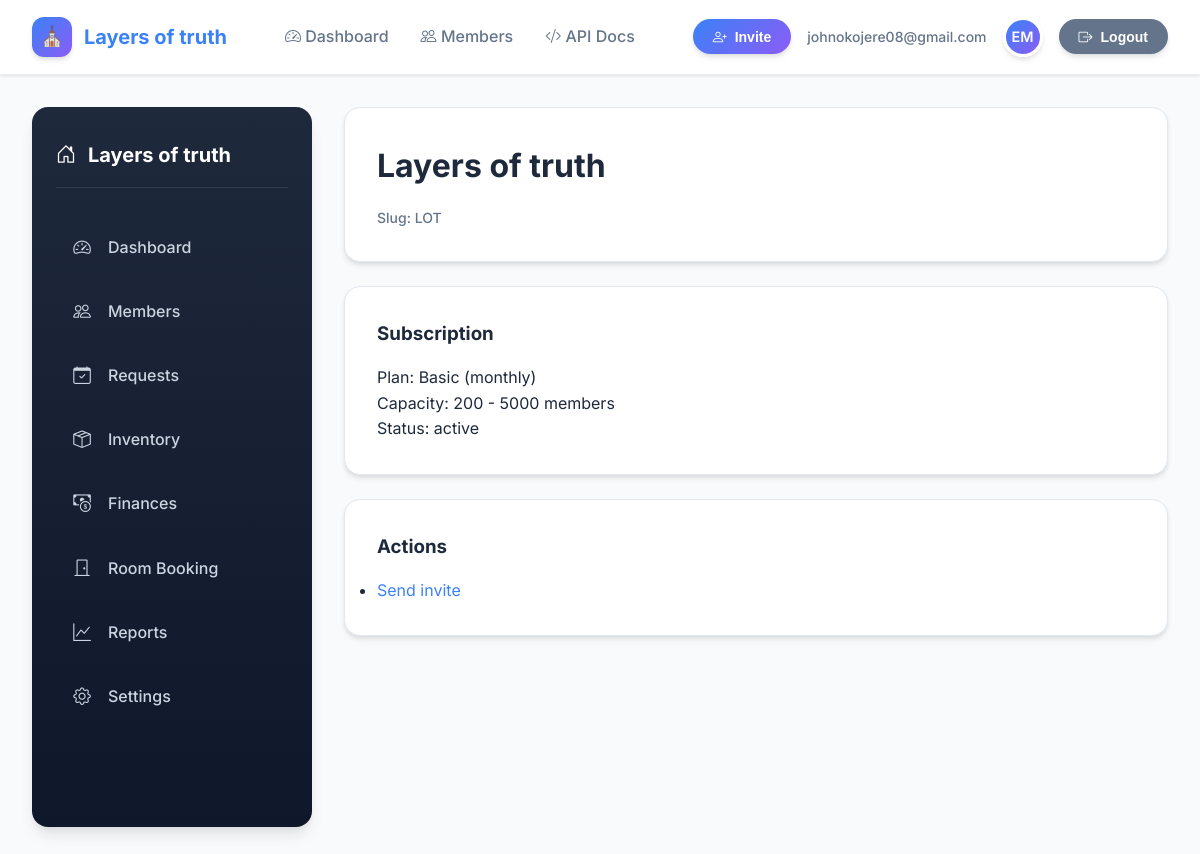
Page /church/LOT/ (signed in) on the committed database.
### accounts/models.py (models this page shows, shortened)
class User(AbstractUser):
    username = None
    uid = models.UUIDField(primary_key=True, default=uuid.uuid4, editable=False)
    email = models.EmailField(_("Email Address"), unique=True, db_index=True)
    USERNAME_FIELD = "email"
    EMAIL_FIELD = "email"
    REQUIRED_FIELDS = []
    organization = models.ForeignKey(
        Organization, on_delete=models.CASCADE, null=True, blank=True
    )
    created_at = models.DateTimeField(auto_now_add=True)
    updated_at = models.DateTimeField(auto_now=True)
    is_owner = models.BooleanField(default=False)
    is_admin = models.BooleanField(default=False)
    is_pastor = models.BooleanField(default=False)
    is_hod = models.BooleanField(default=False)
    is_worker = models.BooleanField(default=False)
    is_volunteer = models.BooleanField(default=False)
    objects = UserManager()

### church/models.py (models this page shows, shortened)
class Organization(models.Model):
    id = models.UUIDField(primary_key=True, default=uuid.uuid4, editable=False)
    name = models.CharField(max_length=255)
    slug = models.SlugField(unique=True)
    created_at = models.DateTimeField(auto_now_add=True)
    created_by = models.ForeignKey(
        settings.AUTH_USER_MODEL,
        null=True,
        blank=True,
        on_delete=models.SET_NULL,
        related_name="organizations_created",
    )
    class Meta:
        ordering = ["name"]

class OrganizationSubscription(models.Model):
    STATUS_CHOICES = (
        ("trialing", "Trialing"),
        ("active", "Active"),
        ("past_due", "Past due"),
        ("canceled", "Canceled"),
    )
    id = models.UUIDField(primary_key=True, default=uuid.uuid4, editable=False)
    organization = models.OneToOneField(
        Organization, related_name="subscription", on_delete=models.CASCADE
    )
    plan = models.ForeignKey(
        SubscriptionPlan,
        related_name="subscriptions",
        on_delete=models.PROTECT,
    )
    price_override = models.DecimalField(
        max_digits=10, decimal_places=2, null=True, blank=True
    )
    status = models.CharField(max_length=20, choices=STATUS_CHOICES, default="active")
    started_at = models.DateTimeField(auto_now_add=True)
    ends_at = models.DateTimeField(null=True, blank=True)
    created_at = models.DateTimeField(auto_now_add=True)
    updated_at = models.DateTimeField(auto_now=True)
    class Meta:
        ordering = ["-created_at"]

class SubscriptionPlan(models.Model):
    BILLING_CHOICES = (
        ("monthly", "Monthly"),
        ("yearly", "Yearly"),
    )
    id = models.UUIDField(primary_key=True, default=uuid.uuid4, editable=False)
    name = models.CharField(max_length=255)
    slug = models.SlugField(unique=True)
    description = models.TextField(blank=True)
    billing_period = models.CharField(max_length=20, choices=BILLING_CHOICES, default="monthly")
    base_price = models.DecimalField(max_digits=10, decimal_places=2, default=0)
    price_per_user = models.DecimalField(max_digits=10, decimal_places=2, default=0)
    included_users = models.PositiveIntegerField(default=0)
    capacity_min = models.PositiveIntegerField(default=0)
    capacity_max = models.PositiveIntegerField(null=True, blank=True)
    is_active = models.BooleanField(default=True)
    created_at = models.DateTimeField(auto_now_add=True)
    updated_at = models.DateTimeField(auto_now=True)
    class Meta:
        ordering = ["name"]

### church/views.py (the view, shortened to what this page needs)
# urls.py: path("<slug:slug>/", views.organization_detail_view, name="organization_detail"),
@login_required
@require_http_methods(["GET"])
def organization_detail_view(request, slug):
    org = get_object_or_404(Organization, slug=slug)
    if not user_can_view_org(request.user, org):
        return HttpResponseForbidden("You do not have access to this organization.")
    subscription = getattr(org, "subscription", None)
    return render(
        request,
        "organization_detail.html",
        {
            "organization": org,
            "subscription": subscription,
        },
    )

### church/views.py (called while the page is built)
def user_can_view_org(user, organization: Organization) -> bool:
    if not user.is_authenticated:
        return False
    if user.is_superuser or user.is_staff:
        return True
    return user.organization_id == organization.id

### templates/organization_detail.html (shortened to what this page needs)
{% extends "base.html" %}
{% block content %}
<div class="card">
    <h1>{{ organization.name }}</h1>
    <p class="muted">Slug: {{ organization.slug }}</p>
</div>
<div class="card">
    <h3>Subscription</h3>
    {% if subscription %}
        <p>Plan: {{ subscription.plan.name }} ({{ subscription.plan.billing_period }})</p>
        <p>
            Capacity:
            {% if subscription.plan.capacity_max %}
                {{ subscription.plan.capacity_min }} - {{ subscription.plan.capacity_max }} members
            {% else %}
                {{ subscription.plan.capacity_min }}+ members
            {% endif %}
        </p>
        <p>Status: {{ subscription.status }}</p>
    {% else %}
        <p class="muted">No subscription yet.</p>
    {% endif %}
</div>
<div class="card">
    <h3>Actions</h3>
    <ul class="list">
        <li><a href="{% url 'send_invite' organization.id %}">Send invite</a></li>
    </ul>
</div>
{% endblock %}

### templates/base.html (shortened to what this page needs)
<!DOCTYPE html>
<html lang="en">
<head>
    <link href="https://cdn.jsdelivr.net/npm/bootstrap-icons@1.10.5/font/bootstrap-icons.css" rel="stylesheet">
</head>
<body>
    <header>
        <div class="topbar">
            <div class="brand">
                <span class="brand-icon">⛪</span>
                {% if request.user.is_authenticated and request.user.organization %}
                    <a class="nav-brand" href="{% url 'dashboard' %}">{{ request.user.organization.name }}</a>
                {% else %}
                    <a class="nav-brand" href="{% url 'dashboard' %}">Sanctuary</a>
                {% endif %}
            </div>
            <div class="nav-links">
                <a class="{% if request.resolver_match.url_name == 'dashboard' %}active{% endif %}"
                   href="{% url 'dashboard' %}">
                    <i class="bi bi-speedometer2"></i> Dashboard
                </a>
                {% if request.user.is_authenticated and request.user.organization %}
                    <a class="{% if 'member_' in request.resolver_match.url_name or request.resolver_match.url_name == 'member_list' %}active{% endif %}"
                       href="{% url 'member_list' %}">
                        <i class="bi bi-people"></i> Members
                    </a>
                {% else %}
                    <a href="{% url 'organizations_list' %}">
                        <i class="bi bi-building"></i> Churches
                    </a>
                {% endif %}
                <a class="{% if request.resolver_match.url_name == 'api_docs' %}active{% endif %}"
                   href="{% url 'api_docs' %}">
                    <i class="bi bi-code-slash"></i> API Docs
                </a>
            </div>
            <div class="user-area">
                {% if request.user.is_authenticated %}
                    {% if request.user.organization %}
                        <button class="pill" onclick="location.href='{% url 'send_invite' request.user.organization.id %}'">
                            <i class="bi bi-person-plus"></i> Invite
                        </button>
                    {% else %}
                        <button class="pill" onclick="location.href='{% url 'accept_invite' %}'">
                            <i class="bi bi-envelope-check"></i> Accept Invite
                        </button>
                    {% endif %}
                    <span class="muted">{{ request.user.email }}</span>
                    <div class="avatar" title="{{ request.user.get_full_name|default:request.user.email }}">
                        {{ request.user.first_name|default:request.user.email|slice:":2"|upper }}
                    </div>
                    <button class="pill btn-secondary" onclick="location.href='{% url 'logout' %}'">
                        <i class="bi bi-box-arrow-right"></i> Logout
                    </button>
                {% else %}
                    <a href="{% url 'login' %}" class="muted">Login</a>
                    <button class="pill" onclick="location.href='{% url 'accept_invite' %}'">
                        <i class="bi bi-envelope-check"></i> Accept Invite
                    </button>
                {% endif %}
            </div>
        </div>
    </header>
    <main>
        <div class="dashboard-shell">
            {% if request.user.is_authenticated and request.user.organization %}
                <aside class="sidebar">
                    <h2><i class="bi bi-house-door"></i> {{ request.user.organization.name|default:"Sanctuary" }}</h2>
                    <a class="{% if request.resolver_match.url_name == 'dashboard' %}active{% endif %}"
                       href="{% url 'dashboard' %}">
                        <i class="bi bi-speedometer2"></i> Dashboard
                    </a>
                    <a class="{% if 'member_' in request.resolver_match.url_name or request.resolver_match.url_name == 'member_list' %}active{% endif %}"
                       href="{% url 'member_list' %}">
                        <i class="bi bi-people"></i> Members
                    </a>
                    <a href="{% url 'voucher_list' %}">
                        <i class="bi bi-calendar-check"></i> Requests
                    </a>
                    <a href="{% url 'inventory_dashboard' %}">
                        <i class="bi bi-box-seam"></i> Inventory
                    </a>
                    <a href="{% url 'voucher_dashboard' %}">
                        <i class="bi bi-cash-coin"></i> Finances
                    </a>
                    <a href="{% url 'inventory_checkout_create' %}">
                        <i class="bi bi-door-closed"></i> Room Booking
                    </a>
                    <a href="{% url 'member_statistics' %}">
                        <i class="bi bi-graph-up"></i> Reports
                    </a>
                    <a href="{% url 'organization_dashboard' request.user.organization.id %}">
                        <i class="bi bi-gear"></i> Settings
                    </a>
                </aside>
            {% endif %}
            <div class="dashboard-main">
                {% block content %}{% endblock %}
            </div>
        </div>
    </main>
</body>
</html>

### templates/base.html (style rules this page uses)
:root { --bg: #f8fafc; --card: #ffffff; --text: #1e293b; --muted: #64748b; --primary: #3b82f6; --primary-dark: #2563eb; --primary-soft: rgba(59, 130, 246, 0.08); --secondary: #8b5cf6; --border: #e2e8f0; --radius: 16px; --shadow-sm: 0 1px 3px rgba(0,0,0,0.1); --shadow-md: 0 4px 6px -1px rgba(0,0,0,0.1), 0 2px 4px -1px rgba(0,0,0,0.06); --shadow-lg: 0 10px 15px -3px rgba(0,0,0,0.1), 0 4px 6px -2px rgba(0,0,0,0.05); --gradient-primary: linear-gradient(135deg, #3b82f6 0%, #8b5cf6 100%); }
* { box-sizing: border-box; margin: 0; padding: 0; }
body { font-family: "Inter", -apple-system, BlinkMacSystemFont, "Segoe UI", Roboto, sans-serif; background: var(--bg); color: var(--text); line-height: 1.6; min-height: 100vh; }
a { color: var(--primary); text-decoration: none; transition: all 0.2s ease; }
header { background: rgba(255, 255, 255, 0.95); backdrop-filter: blur(10px); border-bottom: 1px solid rgba(226, 232, 240, 0.8); position: sticky; top: 0; z-index: 100; box-shadow: var(--shadow-sm); }
.topbar { margin: 0 auto; padding: 1rem 2rem; display: flex; align-items: center; justify-content: space-between; gap: 1.5rem; }
.brand { display: flex; align-items: center; gap: 0.75rem; font-weight: 700; font-size: 1.25rem; color: var(--text); }
.brand-icon { width: 40px; height: 40px; border-radius: 12px; display: grid; place-items: center; background: var(--gradient-primary); color: #fff; font-weight: 700; font-size: 1.2rem; box-shadow: var(--shadow-md); }
.nav-links { display: flex; align-items: center; gap: 2rem; margin: 0 auto; }
.nav-links a { color: var(--muted); font-weight: 500; padding: 0.5rem 0; position: relative; text-decoration: none; }
.user-area { display: flex; align-items: center; gap: 1rem; }
.avatar { width: 40px; height: 40px; border-radius: 50%; background: var(--gradient-primary); display: grid; place-items: center; color: #fff; font-weight: 600; font-size: 0.9rem; border: 3px solid white; box-shadow: var(--shadow-md); }
.pill { background: var(--gradient-primary); color: #fff; padding: 0.6rem 1.25rem; border-radius: 50px; font-size: 0.875rem; font-weight: 600; white-space: nowrap; transition: all 0.2s ease; border: none; cursor: pointer; box-shadow: var(--shadow-md); }
main { margin: 2rem auto; padding: 0 2rem; }
.card { background: var(--card); border: 1px solid var(--border); border-radius: var(--radius); padding: 2rem; margin-bottom: 1.5rem; box-shadow: var(--shadow-md); transition: transform 0.2s ease, box-shadow 0.2s ease; }
.card h1, .card h2, .card h3 { margin-top: 0; color: var(--text); font-weight: 700; margin-bottom: 1rem; }
.muted { color: var(--muted); font-size: 0.875rem; font-weight: 500; }
button, .btn { padding: 0.875rem 1.5rem; font-size: 1rem; border: none; border-radius: 10px; background: var(--gradient-primary); color: #fff; font-weight: 600; cursor: pointer; transition: all 0.2s ease; display: inline-flex; align-items: center; justify-content: center; gap: 0.5rem; }
.btn-secondary { background: var(--muted); color: white; }
.dashboard-shell { display: grid; grid-template-columns: 280px 1fr; gap: 2rem; min-height: calc(100vh - 120px); }
.sidebar { background: linear-gradient(180deg, #1e293b 0%, #0f172a 100%); color: #f1f5f9; padding: 2rem 1.5rem; border-radius: var(--radius); height: 90vh; position: sticky; top: 100px; box-shadow: var(--shadow-lg); }
.sidebar h2 { margin: 0 0 2rem; font-size: 1.25rem; color: #fff; display: flex; align-items: center; gap: 0.75rem; font-weight: 700; padding-bottom: 1rem; border-bottom: 1px solid rgba(255,255,255,0.1); }
.sidebar a { color: #cbd5e1; display: flex; align-items: center; gap: 1rem; padding: 0.875rem 1rem; border-radius: 10px; margin-bottom: 0.5rem; transition: all 0.2s ease; font-weight: 500; }
.sidebar a i { width: 20px; text-align: center; font-size: 1.1rem; }

### rows in the picture
User: user.organization.name "Layers of truth", user.email "johnokojere08@gmail.com", user.first_name "EM"
Organization: name "Layers of truth", slug "LOT"
OrganizationSubscription: plan.name "Basic", plan.billing_period "monthly", plan.capacity_min "200", plan.capacity_max "5000", status "active"
